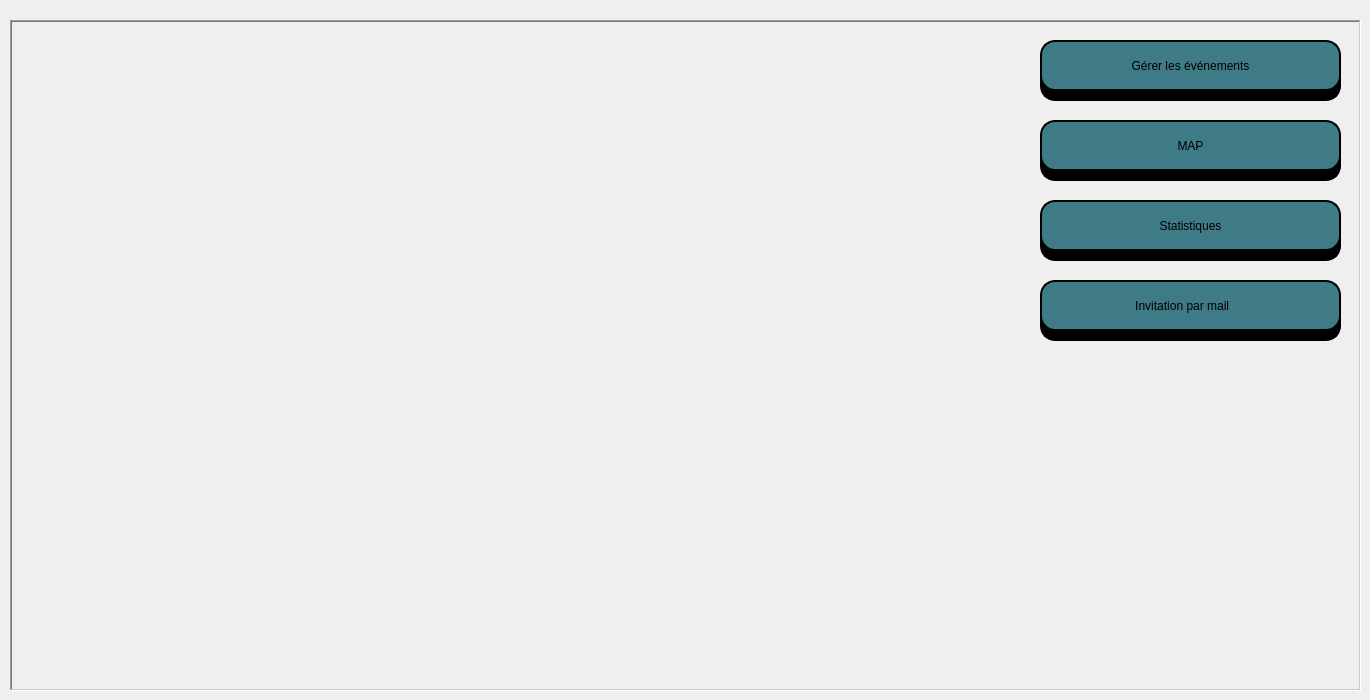
     <widget class="QWidget" name="tab_8">
      <attribute name="title">
       <string>Page</string>
      </attribute>
      <widget class="QLabel" name="label_69">
       <property name="geometry">
        <rect>
         <x>10</x>
         <y>20</y>
         <width>1351</width>
         <height>671</height>
        </rect>
       </property>
       <property name="frameShape">
        <enum>QFrame::Shape::WinPanel</enum>
       </property>
       <property name="frameShadow">
        <enum>QFrame::Shadow::Sunken</enum>
       </property>
       <property name="lineWidth">
        <number>2</number>
       </property>
       <property name="midLineWidth">
        <number>0</number>
       </property>
       <property name="text">
        <string/>
       </property>
      </widget>
      <widget class="QLineEdit" name="lineEdit_9">
       <property name="geometry">
        <rect>
         <x>1040</x>
         <y>50</y>
         <width>301</width>
         <height>51</height>
        </rect>
       </property>
       <property name="styleSheet">
        <string notr="true">background-color:rgb(0, 0, 0);
border: 2px solid #000000;
border-radius: 15px;
</string>
       </property>
      </widget>
      <widget class="QPushButton" name="geventg">
       <property name="geometry">
        <rect>
         <x>1040</x>
         <y>40</y>
         <width>301</width>
         <height>51</height>
        </rect>
       </property>
       <property name="styleSheet">
        <string notr="true">background-color:rgb(63, 123, 134);
font: 18pt &quot;Segoe UI&quot;;
border: 2px solid #000000;
border-radius: 15px;
</string>
       </property>
       <property name="text">
        <string>Gérer les événements</string>
       </property>
      </widget>
      <widget class="QPushButton" name="showmap">
       <property name="geometry">
        <rect>
         <x>1040</x>
         <y>120</y>
         <width>301</width>
         <height>51</height>
        </rect>
       </property>
       <property name="styleSheet">
        <string notr="true">background-color:rgb(63, 123, 134);
font: 18pt &quot;Segoe UI&quot;;
border: 2px solid #000000;
border-radius: 15px;
</string>
       </property>
       <property name="text">
        <string>MAP</string>
       </property>
      </widget>
      <widget class="QLineEdit" name="lineEdit_16">
       <property name="geometry">
        <rect>
         <x>1040</x>
         <y>130</y>
         <width>301</width>
         <height>51</height>
        </rect>
       </property>
       <property name="styleSheet">
        <string notr="true">background-color:rgb(0, 0, 0);
border: 2px solid #000000;
border-radius: 15px;
</string>
       </property>
      </widget>
      <widget class="QLabel" name="label_98">
       <property name="geometry">
        <rect>
         <x>1290</x>
         <y>130</y>
         <width>41</width>
         <height>31</height>
        </rect>
       </property>
       <property name="styleSheet">
        <string notr="true">image: url(:/pin2.png);</string>
       </property>
       <property name="text">
        <string/>
       </property>
      </widget>
      <widget class="QLineEdit" name="lineEdit_18">
       <property name="geometry">
        <rect>
         <x>1040</x>
         <y>210</y>
         <width>301</width>
         <height>51</height>
        </rect>
       </property>
       <property name="styleSheet">
        <string notr="true">background-color:rgb(0, 0, 0);
border: 2px solid #000000;
border-radius: 15px;
</string>
       </property>
      </widget>
      <widget class="QPushButton" name="showstat">
       <property name="geometry">
        <rect>
         <x>1040</x>
         <y>200</y>
         <width>301</width>
         <height>51</height>
        </rect>
       </property>
       <property name="styleSheet">
        <string notr="true">background-color:rgb(63, 123, 134);
font: 18pt &quot;Segoe UI&quot;;
border: 2px solid #000000;
border-radius: 15px;
</string>
       </property>
       <property name="text">
        <string>Statistiques</string>
       </property>
      </widget>
      <widget class="QLabel" name="label_99">
       <property name="geometry">
        <rect>
         <x>1290</x>
         <y>210</y>
         <width>41</width>
         <height>31</height>
        </rect>
       </property>
       <property name="styleSheet">
        <string notr="true">image: url(:/stat.png);</string>
       </property>
       <property name="text">
        <string/>
       </property>
      </widget>
      <widget class="QLineEdit" name="lineEdit_19">
       <property name="geometry">
        <rect>
         <x>1040</x>
         <y>290</y>
         <width>301</width>
         <height>51</height>
        </rect>
       </property>
       <property name="styleSheet">
        <string notr="true">background-color:rgb(0, 0, 0);
border: 2px solid #000000;
border-radius: 15px;
</string>
       </property>
      </widget>
      <widget class="QPushButton" name="invimail">
       <property name="geometry">
        <rect>
         <x>1040</x>
         <y>280</y>
         <width>301</width>
         <height>51</height>
        </rect>
       </property>
       <property name="styleSheet">
        <string notr="true">background-color:rgb(63, 123, 134);
font: 18pt &quot;Segoe UI&quot;;
border: 2px solid #000000;
border-radius: 15px;
</string>
       </property>
       <property name="text">
        <string>Invitation par mail     </string>
       </property>
      </widget>
      <widget class="QLabel" name="label_100">
       <property name="geometry">
        <rect>
         <x>1290</x>
         <y>290</y>
         <width>41</width>
         <height>31</height>
        </rect>
       </property>
       <property name="styleSheet">
        <string notr="true">image: url(:/mail.png);</string>
       </property>
       <property name="text">
        <string/>
       </property>
      </widget>
      <zorder>label_69</zorder>
      <zorder>lineEdit_9</zorder>
      <zorder>geventg</zorder>
      <zorder>lineEdit_16</zorder>
      <zorder>showmap</zorder>
      <zorder>label_98</zorder>
      <zorder>lineEdit_18</zorder>
      <zorder>showstat</zorder>
      <zorder>label_99</zorder>
      <zorder>lineEdit_19</zorder>
      <zorder>invimail</zorder>
      <zorder>label_100</zorder>
     </widget>
